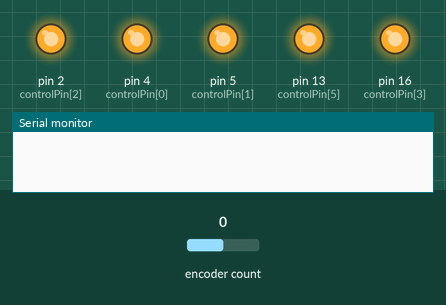
A sketch run on a simulated Arduino Uno, built with avr-gcc and run on an emulated ATmega328P. Shown: output pins drawn as LEDs (lit = HIGH), the last lines printed to the serial monitor. Inputs (shaded band) come from the test bench; at power-on: encoder count 0. Pins used as bus, display or sensor lines are not drawn.

Above: at 1.2 s.
1.3 s: encoder count set to 1
At 2.4 s:
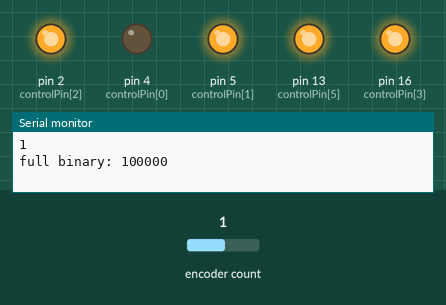
2.8 s: encoder count set to 2
At 3.6 s:
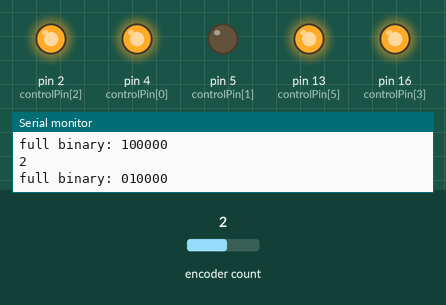
4.3 s: encoder count set to 3
At 4.7 s:
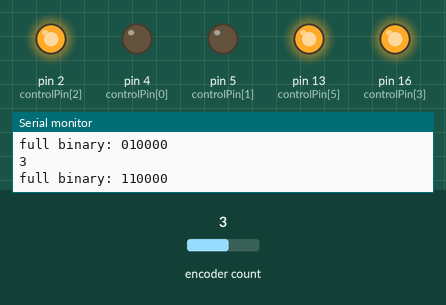
5.8 s: encoder count set to 4
At 7.0 s:
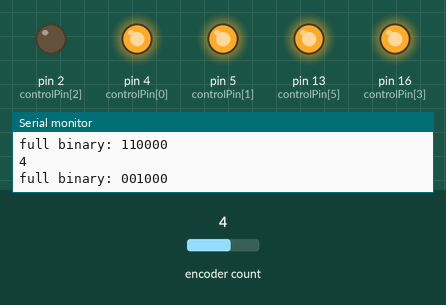
7.3 s: encoder count set to 5
At 8.2 s:
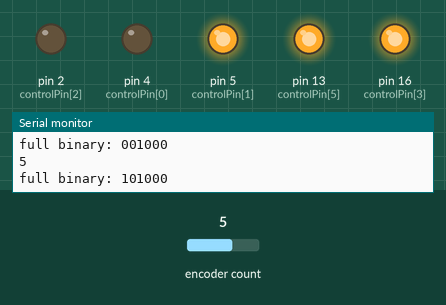
8.8 s: encoder count set to 6
At 9.4 s:
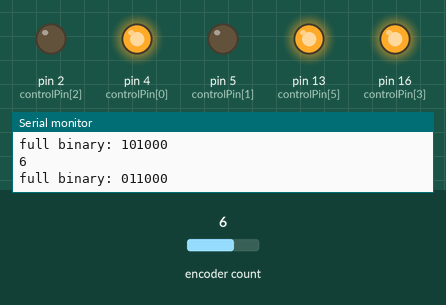
Timing chart, 0 to 11.3 s (numbered marks = the images above; inputs shaded):
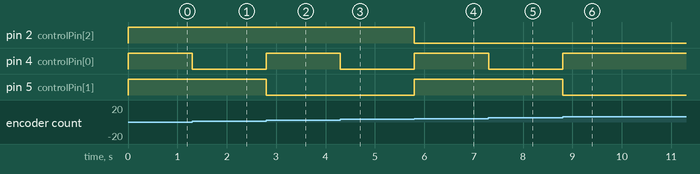

Measured:
- after the input at 1.3 s, pin 4 (controlPin[0]): HIGH → LOW at once
- after the input at 2.8 s, pin 4 (controlPin[0]): LOW → HIGH at once; pin 5 (controlPin[1]): HIGH → LOW at once
- after the input at 4.3 s, pin 4 (controlPin[0]): HIGH → LOW at once
- after the input at 5.8 s, pin 2 (controlPin[2]): HIGH → LOW at once; pin 4 (controlPin[0]), pin 5 (controlPin[1]): LOW → HIGH at once
- after the input at 7.3 s, pin 4 (controlPin[0]): HIGH → LOW at once
- after the input at 8.8 s, pin 4 (controlPin[0]): LOW → HIGH at once; pin 5 (controlPin[1]): HIGH → LOW at once

The sketch:

BinaryRelayDriver.ino
```cpp
/*
 * This is some code hacked together from various sources.
 * It treats a bank of relays as places in a binary number
 * and increments them accordingly.
 *
 * We're hoping to use this to drive switching of radio coax segments
 * in order to rotate phase 360 via 6, 7 or 8 digit binary
 */

#include <RotaryEncoder.h>  //https://github.com/mathertel/RotaryEncoder

RotaryEncoder encoder(14, 12);


const int controlPin[6] = {4, 5, 2, 16, 0, 13}; // define pins
const int triggerType = LOW; // relay type, supports HIGH and LOW

void setup() {

  for (int i = 0; i < 6; i++)
  {
    pinMode(controlPin[i], OUTPUT);// set pin as output
    if (triggerType == LOW) {
      digitalWrite(controlPin[i], HIGH); // set initial state OFF for low trigger relay
    } else {
      digitalWrite(controlPin[i], LOW); // set initial state OFF for high trigger relay
    }
  }
  Serial.begin(9600);// initialize serial monitor with 9600 baud

}

unsigned long interval = 50;
unsigned long previousMillis;

int pos = 0;
void loop() {

  encoder.tick();
  int newPos = encoder.getPosition();

  if (newPos == -1) {
    newPos = 63;
    encoder.setPosition(63);
  }
  else if (newPos == 64)
  {
    newPos = 0;
    encoder.setPosition(0);
  }

  boolean changed = newPos != pos;

  if (changed)
  {

    unsigned long currentMillis = millis();
    if (currentMillis - previousMillis >= interval)
    {
      previousMillis = currentMillis;

      Serial.print(newPos);
      Serial.println();
      pos = newPos;
      decToBinary(pos);
    }
  }
}


void decToBinary(int n)
{
  // array to store binary number
  // would be good to make the size configurable
  // vs hard coded here at 6
  int binaryNum[6];
  for (int w = 0; w < 6; w++)
    binaryNum[w] = 0;

  // counter for binary array
  int i = 0;
  while (n > 0) {

    // storing remainder in binary array
    binaryNum[i] = n % 2;
    n = n / 2;
    i++;
  }

  Serial.print("full binary: ");
  for (int w = 0; w < 6; w++)
    Serial.print(binaryNum[w]);

  Serial.println();

  // Write the binary to the relays
  for (int j = 0; j < 6; j++)
    relayControl(j, binaryNum[j]);
}


/*
 * Thanks for this instruction and base code which I modified: https://youtu.be/Q9aBI4ELKC4
   funciton: relayControl
   turns ON or OFF specific relay
   @param relayNumber is integer value channel from 0 to 15
   @param action is 1 for ON or 0 for OFF
*/
void relayControl(int relayNumber, int action)
{
  int state = LOW;
  String dasStatus;
  if (triggerType == LOW)
  {
    if (action == 0) // off
    {
      state = HIGH;
      dasStatus = " OFF";
    }
    digitalWrite(controlPin[relayNumber], state);

  } else {
    if (action == 1) // on
    {
      state = HIGH;
    } else {
      dasStatus = " OFF";
      Serial.println("Shouldn't be here, check action value.");
    }
    digitalWrite(controlPin[relayNumber], state);
  }
//  Serial.print("Relay: ");
//  Serial.print(relayNumber);
//  Serial.println(" " + dasStatus);
}
```
